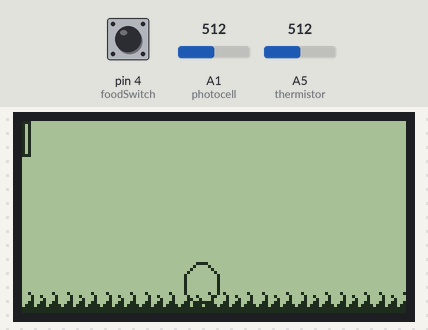
Recording of a sketch running on a simulated Arduino Uno, built with avr-gcc and run on an emulated ATmega328P. On the bench: 128×64 one-colour display. Inputs (shaded band) come from the test bench; at power-on: A5 (thermistor) = 512, A1 (photocell) = 512, pin 4 (foodSwitch) LOW. What the sketch prints to the serial monitor is not drawn.

Above: at 1.7 s.
1.8 s: A5 (thermistor) set to 744
4.8 s: A5 (thermistor) set to 769
At 5.8 s:
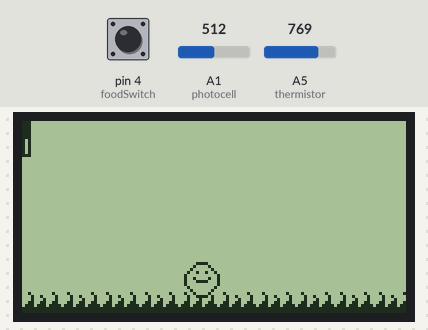
7.4 s: A5 (thermistor) set to 900
10.4 s: A1 (photocell) set to 456
13.4 s: A1 (photocell) set to 433
At 14.5 s:
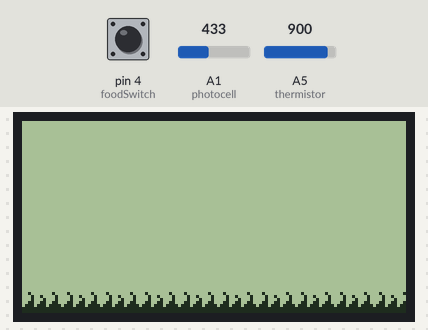
Timing chart, 0 to 16.0 s (numbered marks = the images above; inputs shaded):
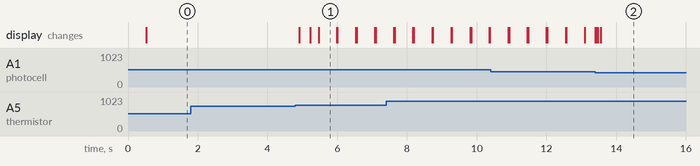

Measured:
- the behaviour switches between 760 and 761 on A5 (thermistor) (found by bisection; images 0 and 1)
- the behaviour switches between 450 and 449 on A1 (photocell) (found by bisection; images 1 and 2)
- after the input at 1.8 s, every drawn part: stays the same
- after the input at 4.8 s, the display: first changes after 0.12 s (image 1 shows a later state)
- what the display in image 1 shows lasts 0.5 s, from 5.5 s to 6.0 s

The sketch:

project3.ino
```cpp
#include <ST7565.h>

int ledPin =  13;    // LED connected to digital pin 13
int thermistor = A5; //normal room temp value is around 250
int photocell = A1; //above 700
int foodSwitch = 4;

#define THERM_ABOVE 800
#define THERM_BELOW 760
#define PHOTO_ABOVE 450
#define PHOTO_BELOW 430
int stage = 1; //4 stages: Egg, Toddler, Teenager, Adult
#define PROGRESS_MAX 11
int progress = 0; //when reach progress level 10, the pet will move to next stage of life
int mood = 1; // 0 = sad, 1 = indifferent and 2 = happy
int happy = 0;
int indifferent = 0;
int sad = 0;

int switchVal = 0;
int thermistorVal = 0;
int photocellVal = 0;
#define COUNTER_MAX 3
int counter = COUNTER_MAX/2;
int deathWarning = 0;
int num = 0;
// pin 9 - Serial data out (SID)
// pin 8 - Serial clock out (SCLK)
// pin 7 - Data/Command select (RS or A0)
// pin 6 - LCD reset (RST)
// pin 5 - LCD chip select (CS)
ST7565 glcd(9, 8, 7, 6, 5);

#define GRASS_HEIGHT 8
#define GRASS_WIDTH  13
// a bitmap of a 13x8 grass
static unsigned char __attribute__ ((progmem)) grass_bmp[]={
  0xc0, 0xe0, 0xf2, 0xfc, 0xc0, 0xe0, 0xf4, 0xf8, 0xc0, 0xe0, 0xf2, 0xfc, 0xe0 };

#define EGG_HEIGHT 16
#define EGG_WIDTH 12
#define EGG_X 54
#define EGG_Y 47

static unsigned char __attribute__ ((progmem)) egg_bmp[]={
  0xf0, 0x08, 0x04, 0x02, 0x01, 0x01, 0x01, 0x01, 0x02, 0x04, 0x08, 0xf0,
  0x07, 0x08, 0x10, 0x20, 0x20, 0x20, 0x20, 0x20, 0x20, 0x10, 0x08, 0x07};

#define CRACK_WIDTH 10
#define CRACK_HEIGHT 4
#define CRACK_X EGG_X+1
#define CRACK_Y EGG_Y+4
static unsigned char __attribute__ ((progmem)) crack_bmp[] ={
  0x8, 0x4, 0x2, 0x4, 0x8, 0x4, 0x2, 0x4, 0x8, 0x4
};

#define ADULT_WIDTH 12
#define ADULT_HEIGHT 16
static unsigned char __attribute__ ((progmem)) adult_sad[]={
  0x78, 0x84, 0x02, 0x21, 0x15, 0x11, 0x11, 0x15, 0x21, 0x02, 0x84, 0x78,
  0x30, 0x28, 0x25, 0xa3, 0xe5, 0x29, 0x29, 0xe5, 0xa3, 0x25, 0x28, 0x30
};
static unsigned char __attribute__ ((progmem)) adult_happy[]={
  0x78, 0x84, 0x02, 0x11, 0x25, 0x21, 0x21, 0x25, 0x11, 0x02, 0x84, 0x78,
  0x31, 0x2a, 0x25, 0xa3, 0xe5, 0x29, 0x29, 0xe5, 0xa3, 0x25, 0x2a, 0x31
};
static unsigned char __attribute__ ((progmem)) adult_indifferent[]={
  0x78, 0x84, 0x02, 0x01, 0x25, 0x21, 0x21, 0x25, 0x01, 0x02, 0x84, 0x78,
  0x32, 0x2a, 0x27, 0xa3, 0xe1, 0x21, 0x21, 0xe1, 0xa3, 0x27, 0x2a, 0x32
};

#define TEENAGER_WIDTH 14
#define TEENAGER_HEIGHT 16
static unsigned char __attribute__ ((progmem)) teenager_happy[]={
  0x00, 0xc0, 0x20, 0x10, 0x08, 0x48, 0x08, 0x08, 0x48, 0x08, 0x10, 0x20, 0xc0, 0x00,
  0x10, 0x0b, 0x04, 0x08, 0x91, 0xe2, 0x22, 0x22, 0xe2, 0x91, 0x08, 0x04, 0x0b, 0x10
};
static unsigned char __attribute__ ((progmem)) teenager_sad[]={
  0x00, 0xc0, 0x20, 0x10, 0x08, 0x48, 0x08, 0x08, 0x48, 0x08, 0x10, 0x20, 0xc0, 0x00,
  0x10, 0x0b, 0x04, 0x08, 0x92, 0xe1, 0x21, 0x21, 0xe1, 0x92, 0x08, 0x04, 0x0b, 0x10
};
static unsigned char __attribute__ ((progmem)) teenager_indifferent[]={
  0x00, 0xc0, 0x20, 0x10, 0x08, 0x48, 0x08, 0x08, 0x48, 0x08, 0x10, 0x20, 0xc0, 0x00,
  0x10, 0x0b, 0x04, 0x08, 0x90, 0xe2, 0x22, 0x22, 0xe2, 0x90, 0x08, 0x04, 0x0b, 0x10
};

#define TODDLER_HEIGHT 16
#define TODDLER_WIDTH 12
static unsigned char __attribute__ ((progmem)) toddler_sad[]={
  0xf0, 0x08, 0x04, 0x42, 0x29, 0x21, 0x21, 0x29, 0x42, 0x04, 0x08, 0xf0,
  0x00, 0x01, 0x02, 0x04, 0x08, 0x08, 0x08, 0x08, 0x04, 0x02, 0x01, 0x00
};
static unsigned char __attribute__ ((progmem)) toddler_happy[]={
  0xf0, 0x08, 0x04, 0x22, 0x49, 0x41, 0x41, 0x49, 0x22, 0x04, 0x08, 0xf0,
  0x00, 0x01, 0x02, 0x04, 0x08, 0x08, 0x08, 0x08, 0x04, 0x02, 0x01, 0x00
};
static unsigned char __attribute__ ((progmem)) toddler_indifferent[]={
  0xf0, 0x08, 0x04, 0x02, 0x49, 0x41, 0x41, 0x49, 0x02, 0x04, 0x08, 0xf0,
  0x00, 0x01, 0x02, 0x04, 0x08, 0x08, 0x08, 0x08, 0x04, 0x02, 0x01, 0x00
};

void setup()   {

  Serial.begin(9600);
//  Serial.println(freeRam());
  pinMode(photocell, INPUT);
  pinMode(thermistor, INPUT);
  pinMode(foodSwitch, INPUT);


  // initialize and set the contrast to 0x18
  glcd.begin(0x18);
  glcd.clear(); //clear preset splash screen
  background();

//  drawEgg();
  glcd.display();
  //
  //  drawEgg();
  //  glcd.display();
  //  delay(200);

}

void loop()
{

  thermistorVal = analogRead(thermistor);
  photocellVal = analogRead(photocell);
  switchVal = digitalRead(foodSwitch);
  Serial.print("photocell: ");
  Serial.println(photocellVal);
//  Serial.print("thermistor: ");
//  Serial.println(thermistorVal);
//  Serial.print("counter: ");
//  Serial.println(counter);
//  Serial.print("mood: ");
//  Serial.println(mood);
//  Serial.print("progress: ");
//  Serial.println(progress);
//  delay(500);

  petSetup();

  ////   drawEgg();
  //  drawPet(toddler_sad, TODDLER_WIDTH, TODDLER_HEIGHT);
  //  glcd.clear();
  //  drawAdult("sad");
}

void petSetup(){
  updateCounter();
  updateMood();
  updateStage();
  if(stage == 1){
    drawEgg();
    background();
  }
  else if(stage == 2){
    background();
    if(mood == 0){
      drawPet(toddler_sad, TODDLER_WIDTH, TODDLER_HEIGHT);
    }
    else if(mood == 1){
      drawPet(toddler_indifferent, TODDLER_WIDTH, TODDLER_HEIGHT);
    }
    else if(mood ==2){
      drawPet(toddler_happy, TODDLER_WIDTH, TODDLER_HEIGHT);
    }
  }
  else if(stage == 3){
    background();
    if(mood == 0){
      glcd.clear();
      glcd.drawbitmap(EGG_X, EGG_Y-2, teenager_sad, TEENAGER_WIDTH, TEENAGER_HEIGHT, BLACK);
      background();
      glcd.display();
  }
    else if(mood == 1){
      glcd.clear();
      glcd.drawbitmap(EGG_X, EGG_Y-2, teenager_indifferent, TEENAGER_WIDTH, TEENAGER_HEIGHT, BLACK);
      background();
      glcd.display();
  }
    else if(mood == 2){
      glcd.clear();
      glcd.drawbitmap(EGG_X, EGG_Y-2, teenager_happy, TEENAGER_WIDTH, TEENAGER_HEIGHT, BLACK);
      background();
      glcd.display();
  }
  }
  else if(stage == 4){
    background();
    glcd.clear();
    if(mood == 0){
      glcd.drawbitmap(EGG_X, EGG_Y-3, adult_sad, ADULT_WIDTH, ADULT_HEIGHT, BLACK);
      background();
      glcd.display();
      }
    else if(mood == 1){
      glcd.drawbitmap(EGG_X, EGG_Y-3, adult_indifferent, ADULT_WIDTH, ADULT_HEIGHT, BLACK);
      background();
      glcd.display();
    }
    else if(mood == 2){
      glcd.drawbitmap(EGG_X, EGG_Y-3, adult_happy, ADULT_WIDTH, ADULT_HEIGHT, BLACK);
      background();
      glcd.display();
    }
  }

}

//need to update
void updateCounter(){
  //light count
  if (photocellVal >= PHOTO_ABOVE && counter <= COUNTER_MAX){
    counter++;
  }else if(photocellVal <= PHOTO_BELOW && counter>0){
    counter-=2;
  }
  //thermistor count
  if (thermistorVal >= THERM_ABOVE && counter <= COUNTER_MAX){
    counter++;
  }
  else if(thermistorVal <= THERM_BELOW && counter>0){
       counter--;
  }
}

void updateMood(){
  if(mood == 0 && counter >= COUNTER_MAX){
    mood = 1;
    counter = 1;
  }
  else if(mood == 1 && counter >= COUNTER_MAX){
    mood = 2;
    counter = 1;
  }
  else if(mood == 2 && counter >= COUNTER_MAX && progress <= PROGRESS_MAX){
    progress++;
    counter = 1;
  }
  else if (mood == 1 && counter == 0){
    mood = 0;
  }
  else if (mood == 2 && counter == 0){
    mood = 1;
  }
}


void updateStage(){
  if(stage == 1 && progress == PROGRESS_MAX){
    stage = 2;
    progress = 5;
    glcd.clear();
    glcd.display();
  }
  else if(stage == 2 && progress == PROGRESS_MAX){
    stage = 3;
    progress = 0;
    glcd.clear();
    glcd.display();
  }
  else if(stage == 3 && progress == PROGRESS_MAX){
    stage = 4;
    progress = 0;
    glcd.clear();
    glcd.display();
  }
}

void drawProgress(){
  int x = 3;
  int y = 3;
    glcd.drawrect(0,0,3,12,BLACK);
    glcd.drawline(1, 0, 1, progress, BLACK);
    if(progress > PROGRESS_MAX-1){
      glcd.drawline(1, 0, 1, progress, 0);
    }


}

//Need testing
//draws and toggles pet
void drawPet(unsigned char pet_bitmap[], int w, int h){
  glcd.drawbitmap(EGG_X, EGG_Y, pet_bitmap, w, h, BLACK);
  glcd.display();
  delay(500);
  glcd.drawbitmap(EGG_X, EGG_Y, pet_bitmap, w, h, 0);
  glcd.display();
  glcd.drawbitmap(EGG_X, EGG_Y-1, pet_bitmap, w, h, BLACK);
  glcd.display();
  delay(500);
  glcd.drawbitmap(EGG_X, EGG_Y-1, pet_bitmap, w, h, 0);
  background();
  glcd.display();
}

void drawEgg(){

  glcd.drawbitmap(EGG_X, EGG_Y, egg_bmp,  EGG_WIDTH, EGG_HEIGHT, BLACK);
  glcd.drawbitmap(CRACK_X, CRACK_Y, crack_bmp,  CRACK_WIDTH-(10-progress), CRACK_HEIGHT, BLACK);
  glcd.display();
}

void background(){
  if(stage < 4){
    drawProgress();
  } else{
    glcd.clear();
  }
  for (int i=0; i<=128; i++){
    if (i % 13 == 0){
      glcd.drawbitmap(i, 56, grass_bmp,  GRASS_WIDTH, GRASS_HEIGHT, BLACK);
    }
  }

}

// this handy function will return the number of bytes currently free in RAM, great for debugging!
int freeRam(void)
{
  extern int  __bss_end;
  extern int  *__brkval;
  int free_memory;
  if((int)__brkval == 0) {
    free_memory = ((int)&free_memory) - ((int)&__bss_end);
  }
  else {
    free_memory = ((int)&free_memory) - ((int)__brkval);
  }
  return free_memory;
}
```
